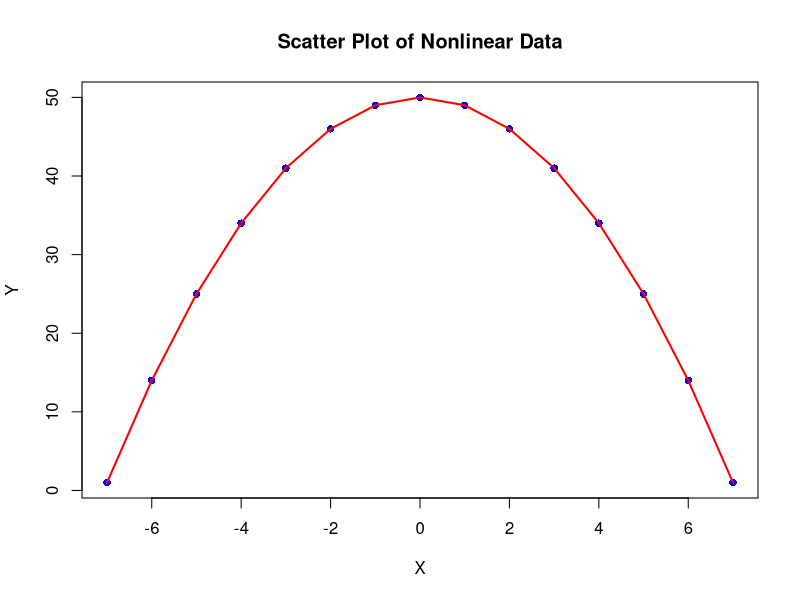
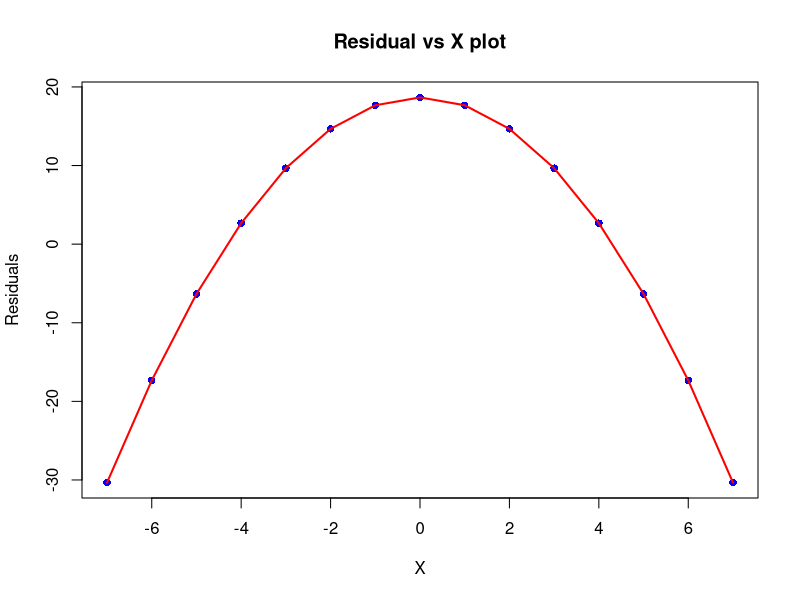

Generate these figures, in order, with R:
############################# Problem 9 | (Chatargee and Hadi data) #####################


# Define the data
X = c(-7, -6, -5, -4, -3, -2, -1, 0, 1, 2, 3, 4, 5, 6, 7)
Y = c(1, 14, 25, 34, 41, 46, 49, 50, 49, 46, 41, 34, 25, 14, 1)

# Create a data frame
df = data.frame(X, Y)

# Fit a linear regression model
linear_model = lm(Y ~ X, data = df)

# Print summary of the model
summary(linear_model)

# Create a scatter plot
plot(X, Y, 
     main = "Scatter Plot of Nonlinear Data", 
     xlab = "X", 
     ylab = "Y", 
     col = "blue", 
     pch = 16)  # Adjusts point size

# Add a line connecting points to visualize the trend
lines(X, Y, col = "red", lwd = 2)


# Create scatter plot of original data
plot(X, residuals(linear_model), 
     main = "Residual vs X plot", 
     xlab = "X", 
     ylab = "Residuals", 
     col = "blue", 
     pch = 16)

# Add quadratic regression curve
lines(X, residuals(linear_model), col = "red", lwd = 2)
